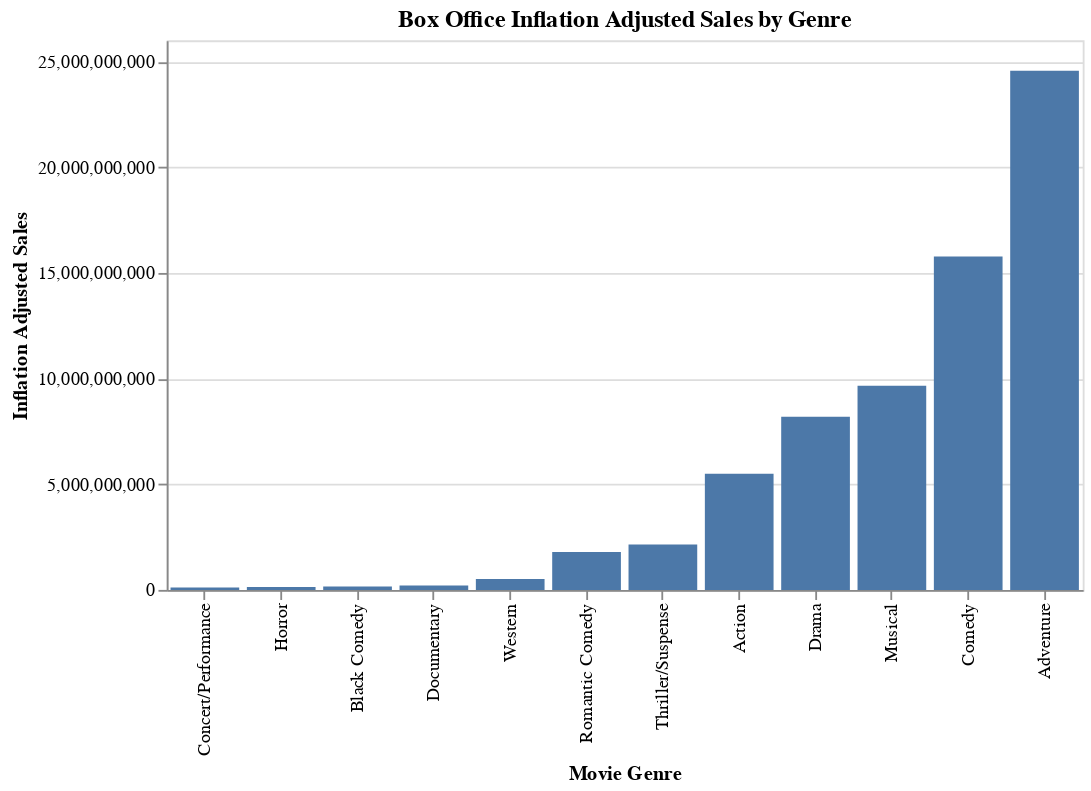

The cell this chart's notebook holds for it:
### Markdown cell above
It is obvious that G rating has the most success in box office during this period of time.

### Code cell
genre_viz = alt.Chart(gross1, width=500, height=300).mark_bar().encode(
    x=alt.X('genre', sort= 'y', title='Movie Genre'),
    y=alt.Y('sum(inflation_adjusted_gross)', title='Inflation Adjusted Sales')
).properties(
    title='Box Office Inflation Adjusted Sales by Genre'
)

genre_viz

### Figure 1 — Vega-Lite specification as saved in the notebook (floating-point values rounded to 4 significant figures; data arrays with more than 128 entries replaced by an {"elided": "..."} marker saying what was removed)
{"config": {"view": {"continuousWidth": 400, "continuousHeight": 300}}, "data": {"name": "data-8654440031cc96918efd4262700e8b8c"}, "mark": "bar", "encoding": {"x": {"type": "nominal", "field": "genre", "sort": "y", "title": "Movie Genre"}, "y": {"type": "quantitative", "aggregate": "sum", "field": "inflation_adjusted_gross", "title": "Inflation Adjusted Sales"}}, "height": 300, "title": "Box Office Inflation Adjusted Sales by Genre", "width": 500, "$schema": "https://vega.github.io/schema/vega-lite/v4.8.1.json", "datasets": {"data-8654440031cc96918efd4262700e8b8c": {"elided": "579 records"}}}
